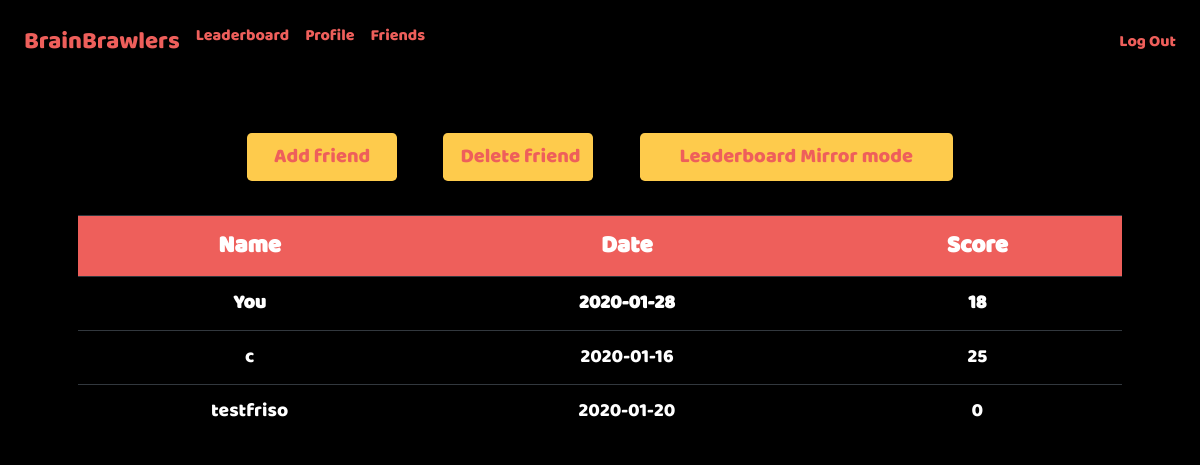
The app's page /friends (signed in) with its own data.
### tables this page shows
CREATE TABLE 'users' ('id' integer PRIMARY KEY AUTOINCREMENT NOT NULL, 'username' text NOT NULL, 'hash' text NOT NULL, 'highscore' integer NOT NULL, 'date'  date NOT NULL DEFAULT CURRENT_DATE  , 'highscore_mirror' integer);

### application.py (the view)
@app.route("/friends", methods=["GET"])
@login_required
def friends():
    friends = set([friend["friendname"] for friend in get_db(["friendname"], "friends", "user_id", session["user_id"])])
    highscores = sum([get_db(["username", "highscore", "date"], "users", "username", friend) for friend in friends], [])
    highscores = sorted(highscores, key=lambda k:k["highscore"], reverse=True)
    yourscore = get_db(["highscore", "date"], "users", "id", session["user_id"])
    return render_template("friends/friends.html", highscores=highscores, yourscore=yourscore[0])

### application.py (called while the page is built)
@app.after_request
def after_request(response):
    response.headers["Cache-Control"] = "no-cache, no-store, must-revalidate"
    response.headers["Expires"] = 0
    response.headers["Pragma"] = "no-cache"
    return response

### helpers.py (called while the page is built, shortened)
def login_required(f):
    @wraps(f)
    def decorated_function(*args, **kwargs):
        if session.get("user_id") is None:
            return redirect("/index")
        return f(*args, **kwargs)
    return decorated_function

def get_db(items, table, key, value, order=None):
    string = "SELECT "
    if order == "friends":
        return db.execute("SELECT friendname FROM friends WHERE user_id= :user_id AND friendname= :friendname"
        , user_id=value[0], friendname=value[1])
    for item in items:
        if item != items[0]:
            string += ", "
        string += str(item)
    string += " FROM " + table
    if key != None and value != None:
        string += " WHERE " + key + "= :key"
    if key != None:
        return db.execute(string, key=str(value))
    return db.execute(string)

### templates/friends/friends.html (shortened to what this page needs)
{% extends "layout.html" %}
{% block css %}
<link href="{{ url_for('static', filename='css/index_style.css') }}" rel="stylesheet">
{% endblock %}
{% block main %}
    <p>
        <br>
        <br>
    </p>
    <a href="/add_friend"><button type="button" class="btn btn-lg">Add friend</button></a>
    <a href="/delete_friend"><button type="submit" class="btn btn-lg">Delete friend</button></a>
    <a href="/friends_mirror"><button class="btn btn-lg" style="width:30%">Leaderboard Mirror mode</button></a>
    <table id=table class="table table-dark" style="width:100%">
        <link href="/static/css/leaderboard.css" rel="stylesheet">
        <tr>
            <th>Name</th>
            <th>Date</th>
            <th>Score</th>
        </tr>
        <tr>
            <td><strong>You</strong></td>
            <td><strong>{{ yourscore.date }}</strong></td>
            <td><strong>{{ yourscore.highscore }}</strong></td>
        </tr>
    {% for highscore in highscores %}
        <tr>
            <td>{{ highscore.username }}</td>
            <td>{{ highscore.date }}</td>
            <td>{{ highscore.highscore }}</td>
        </tr>
    {% endfor %}
    </table>
{% endblock %}

### static/css/basic_style.css (style rules this page uses)
body { background-color: #000000; }
.btn { width: 150px; font-family: Baloo Regular, Baloo; text-align: center; color: #ee5f5b; background-color: #fecb4c; margin-top: 2%; margin-bottom: 1%; }

### static/css/index_style.css (style rules this page uses)
.btn { margin-left: 2%; margin-right: 2%; }

### static/css/leaderboard.css (style rules this page uses)
#table { margin-left:auto; margin-right:auto; color: white; font-family: Baloo Regular, Baloo; }
th { background-color: #ee5f5b; font-size: 150%; font-weight: bold; }
td { background-color: black; font-size: 120%; }

### records on screen
users: date "2020-01-28", highscore "18"
users: username "c", date "2020-01-16", highscore "25"
users: username "testfriso", date "2020-01-20", highscore "0"
